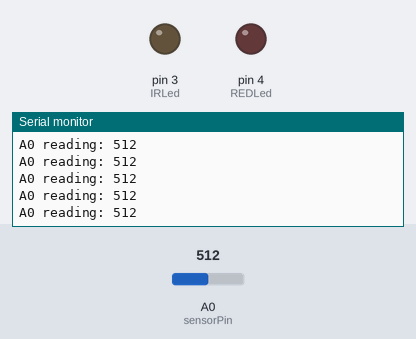
Simulated run of this sketch. Board: Arduino Uno, built with avr-gcc and run on an emulated ATmega328P. Shown: output pins drawn as LEDs (lit = HIGH), the last lines printed to the serial monitor. Inputs (shaded band) come from the test bench; at power-on: A0 (sensorPin) = 512.

Above: at 1.2 s.
1.3 s: A0 (sensorPin) set to 987
At 1.8 s:
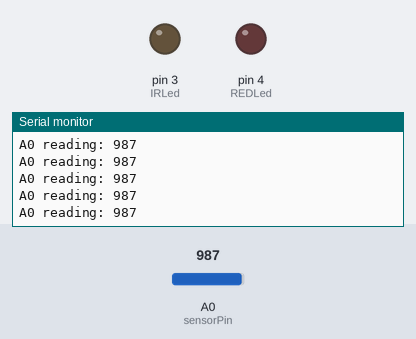
4.3 s: A0 (sensorPin) set to 1015
At 5.0 s:
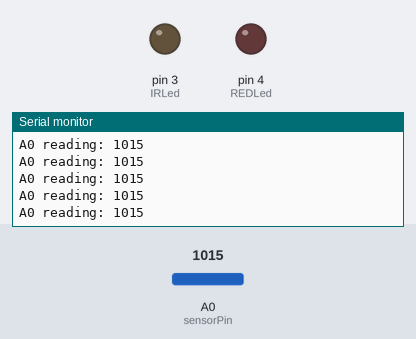
Timing chart, 0 to 7.3 s (numbered marks = the images above; inputs shaded):
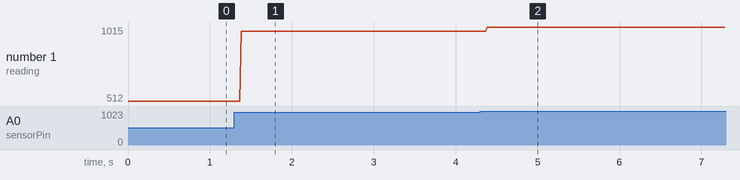

The sketch:

FinalCopy.ino
```cpp
int sensorPin = A0;
int REDLed = 4;
int IRLed = 3;
int var;


void setup() {
   Serial.begin(9600);
//   Serial.flush();
   pinMode(sensorPin,INPUT);
   pinMode(REDLed,OUTPUT);
   pinMode(IRLed,OUTPUT);

   // turn off leds
   digitalWrite(REDLed,LOW);
   digitalWrite(IRLed,LOW);


}

void loop ()
{
  var = analogRead(sensorPin);
  Serial.print("A0 reading: ");
  Serial.println(var);
}
```

Measured:
- after the input at 1.3 s, the serial monitor: prints a new line after 0.08 s (image 1)
- after the input at 4.3 s, the serial monitor: prints a new line after 0.09 s (image 2)
- plotted number 1: 512 → 987 after the input at 1.3 s, 987 → 1015 after the input at 4.3 s
